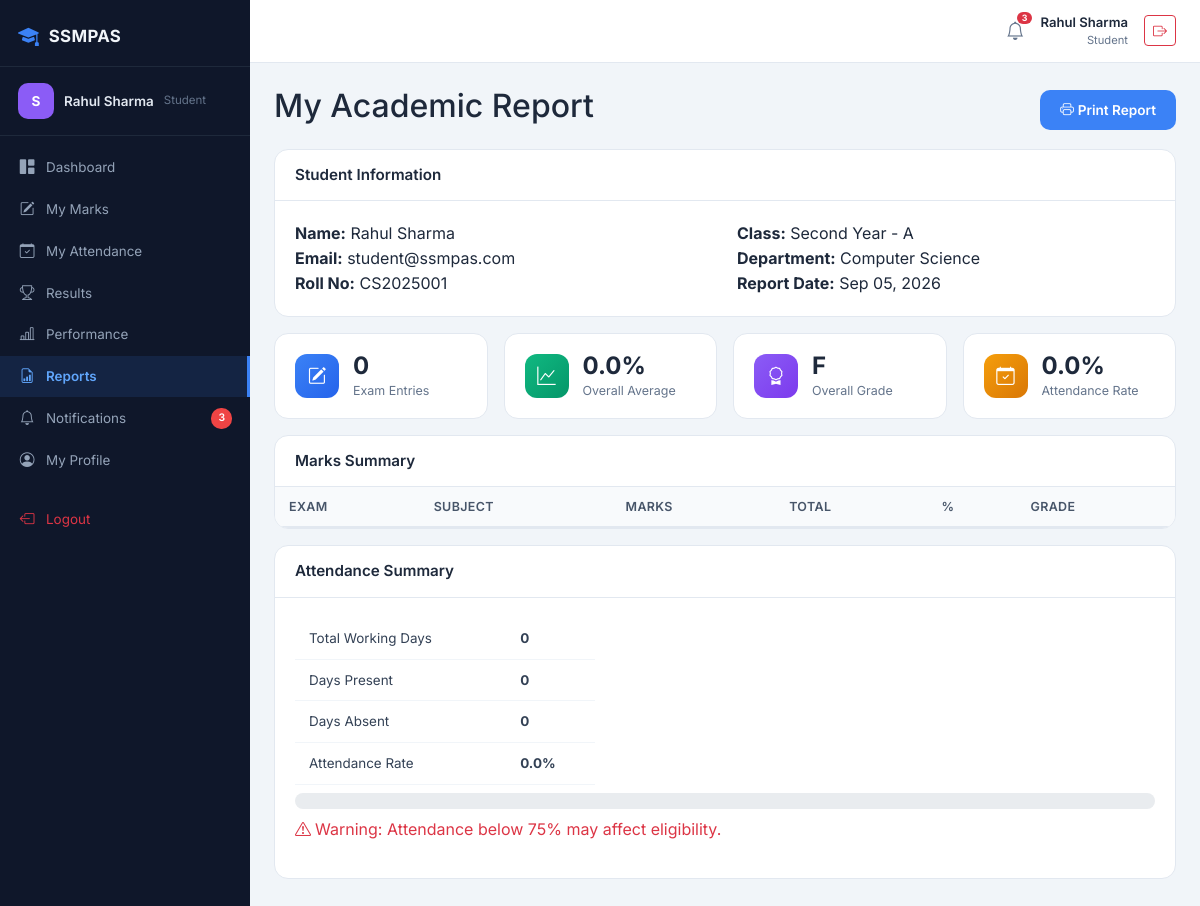
/student/reports.php (signed in), run on the app's committed database.
### tables this page shows
CREATE TABLE `students` (
    `id` INT AUTO_INCREMENT PRIMARY KEY,
    `user_id` INT DEFAULT NULL,
    `roll_no` VARCHAR(20) DEFAULT NULL,
    `name` VARCHAR(100) NOT NULL,
    `email` VARCHAR(150) DEFAULT NULL,
    `phone` VARCHAR(20) DEFAULT NULL,
    `class_id` INT DEFAULT NULL,
    `department_id` INT DEFAULT NULL,
    `date_of_birth` DATE DEFAULT NULL,
    `gender` ENUM('Male', 'Female', 'Other') DEFAULT NULL,
    `address` TEXT DEFAULT NULL,
    `admission_date` DATE DEFAULT NULL,
    `is_active` TINYINT(1) NOT NULL DEFAULT 1,
    `created_at` TIMESTAMP DEFAULT CURRENT_TIMESTAMP,
    `updated_at` TIMESTAMP DEFAULT CURRENT_TIMESTAMP ON UPDATE CURRENT_TIMESTAMP,
    INDEX `idx_class` (`class_id`),
    INDEX `idx_dept` (`department_id`),
    INDEX `idx_roll_no` (`roll_no`),
    INDEX `idx_user` (`user_id`),
    FOREIGN KEY (`user_id`) REFERENCES `users`(`id`) ON DELETE SET NULL,
    FOREIGN KEY (`class_id`) REFERENCES `classes`(`id`) ON DELETE SET NULL,
    FOREIGN KEY (`department_id`) REFERENCES `departments`(`id`) ON DELETE SET NULL
);

CREATE TABLE `classes` (
    `id` INT AUTO_INCREMENT PRIMARY KEY,
    `name` VARCHAR(50) NOT NULL,
    `section` VARCHAR(20) DEFAULT NULL,
    `department_id` INT DEFAULT NULL,
    `academic_year` VARCHAR(20) NOT NULL,
    `is_active` TINYINT(1) NOT NULL DEFAULT 1,
    `created_at` TIMESTAMP DEFAULT CURRENT_TIMESTAMP,
    `updated_at` TIMESTAMP DEFAULT CURRENT_TIMESTAMP ON UPDATE CURRENT_TIMESTAMP,
    INDEX `idx_dept` (`department_id`),
    INDEX `idx_year` (`academic_year`),
    FOREIGN KEY (`department_id`) REFERENCES `departments`(`id`) ON DELETE SET NULL
);

CREATE TABLE `departments` (
    `id` INT AUTO_INCREMENT PRIMARY KEY,
    `name` VARCHAR(100) NOT NULL,
    `code` VARCHAR(20) NOT NULL,
    `description` TEXT DEFAULT NULL,
    `is_active` TINYINT(1) NOT NULL DEFAULT 1,
    `created_at` TIMESTAMP DEFAULT CURRENT_TIMESTAMP,
    `updated_at` TIMESTAMP DEFAULT CURRENT_TIMESTAMP ON UPDATE CURRENT_TIMESTAMP,
    UNIQUE KEY `uk_dept_code` (`code`)
);

### includes/helpers.php (called while the page is built, shortened)
<?php
function calculate_grade($percentage) {
    return 'F';
}
function e($string) {
    return htmlspecialchars($string ?? '', ENT_QUOTES, 'UTF-8');
}

### student/reports.php (the view, shortened to what this page needs)
<?php
include "../config/db.php";
include "../includes/helpers.php";
include "../includes/header.php";
include "../includes/sidebar_student.php";
include "../includes/topbar.php";
$student_id = $conn->prepare("SELECT id FROM students WHERE user_id=?"); $student_id->execute([$_SESSION['user_id']]); $student_id=$student_id->fetch();
$sid=$student_id['id'];
$student = $conn->prepare("SELECT s.*, c.name AS class_name, c.section, d.name AS dept_name FROM students s LEFT JOIN classes c ON s.class_id=c.id LEFT JOIN departments d ON s.department_id=d.id WHERE s.id=?");
$student->execute([$sid]); $student=$student->fetch();
$marks = $conn->prepare("SELECT m.*, e.name AS exam_name FROM marks m LEFT JOIN exams e ON m.exam_id=e.id WHERE m.student_id=? ORDER BY m.created_at DESC"); $marks->execute([$sid]); $marks=$marks->fetchAll();
$total_obtained = array_sum(array_column($marks,'marks_obtained'));
$total_possible = array_sum(array_column($marks,'total_marks'));
$avg = $total_possible>0?round($total_obtained*100.0/$total_possible,1):'0.0';
$att = $conn->prepare("SELECT COUNT(*) AS total, SUM(CASE WHEN status='Present' THEN 1 ELSE 0 END) AS present_cnt, SUM(CASE WHEN status='Absent' THEN 1 ELSE 0 END) AS absent_cnt FROM attendance WHERE student_id=?"); $att->execute([$sid]); $att=$att->fetch();
$att_pct = $att['total']>0?round($att['present_cnt']*100.0/$att['total'],1):'0.0';
?>
<div class="layout"><div class="main-content"><div class="content">
<div class="d-flex justify-content-between align-items-center mb-3">
    <h2>My Academic Report</h2>
    <button class="btn btn-primary-blue" onclick="window.print()"><i class="bi bi-printer me-1"></i>Print Report</button>
</div>
<div class="panel mb-3">
    <div class="panel-header"><h3>Student Information</h3></div>
    <div class="panel-body">
        <div class="row">
            <div class="col-md-6"><strong>Name:</strong> <?= e($student['name']) ?><br><strong>Email:</strong> <?= e($student['email']??'-') ?><br><strong>Roll No:</strong> <?= e($student['roll_no']??'-') ?></div>
            <div class="col-md-6"><strong>Class:</strong> <?= e(($student['class_name']??'-').($student['section']?' - '.$student['section']:'')) ?><br><strong>Department:</strong> <?= e($student['dept_name']??'-') ?><br><strong>Report Date:</strong> <?= date('M d, Y') ?></div>
        </div>
    </div>
</div>
<div class="stats-row mb-3">
    <div class="stat-card"><div class="stat-icon blue"><i class="bi bi-pencil-square"></i></div><div class="stat-info"><h3><?= count($marks) ?></h3><p>Exam Entries</p></div></div>
    <div class="stat-card"><div class="stat-icon green"><i class="bi bi-graph-up"></i></div><div class="stat-info"><h3><?= $avg ?>%</h3><p>Overall Average</p></div></div>
    <div class="stat-card"><div class="stat-icon purple"><i class="bi bi-award"></i></div><div class="stat-info"><h3><?= calculate_grade($avg) ?></h3><p>Overall Grade</p></div></div>
    <div class="stat-card"><div class="stat-icon yellow"><i class="bi bi-calendar-check"></i></div><div class="stat-info"><h3><?= $att_pct ?>%</h3><p>Attendance Rate</p></div></div>
</div>
<div class="panel mb-3"><div class="panel-header"><h3>Marks Summary</h3></div><div class="panel-body p-0"><div class="table-responsive">
<table class="data-table"><thead><tr><th>Exam</th><th>Subject</th><th>Marks</th><th>Total</th><th>%</th><th>Grade</th></tr></thead></table></div></div></div>
<div class="panel mb-3"><div class="panel-header"><h3>Attendance Summary</h3></div><div class="panel-body">
<table class="data-table" style="max-width:300px">
<tr><td>Total Working Days</td><td><strong><?= $att['total']??0 ?></strong></td></tr>
<tr><td>Days Present</td><td><strong><?= $att['present_cnt']??0 ?></strong></td></tr>
<tr><td>Days Absent</td><td><strong><?= $att['absent_cnt']??0 ?></strong></td></tr>
<tr><td>Attendance Rate</td><td><strong><?= $att_pct ?>%</strong></td></tr>
</table>
<div class="progress mt-2" style="height:16px;border-radius:8px"><div class="progress-bar bg-<?= $att_pct>=75?'success':'danger' ?>" style="width:<?= $att_pct ?>%"><?= $att_pct ?>%</div></div>
<?php if($att_pct<75): ?><p class="text-danger mt-2"><i class="bi bi-exclamation-triangle me-1"></i>Warning: Attendance below 75% may affect eligibility.</p><?php endif; ?>
</div></div>
</div></div></div>

### assets/css/dashboard.css (style rules this page uses)
*,*::before,*::after { box-sizing:border-box;margin:0;padding:0 }
html { scroll-behavior:smooth }
body { font-family:'Inter','Segoe UI',sans-serif;background:#f1f5f9;color:#1e293b;line-height:1.55;overflow-x:hidden }
.layout { display:flex;min-height:100vh }
.main-content { flex:1;margin-left:250px;padding:0;display:flex;flex-direction:column;min-height:100vh }
.content { padding:24px;flex:1 }
.stats-row { display:grid;grid-template-columns:repeat(auto-fit,minmax(200px,1fr));gap:16px;margin-bottom:24px }
.stat-card { background:#fff;border:1px solid #e2e8f0;border-radius:14px;padding:18px 20px;display:flex;align-items:center;gap:14px;transition:.2s }
.stat-icon { width:44px;height:44px;border-radius:12px;display:flex;align-items:center;justify-content:center;font-size:1.15rem;color:#fff;flex-shrink:0 }
.stat-icon.blue { background:linear-gradient(135deg,#3b82f6,#2563eb) }
.stat-icon.green { background:linear-gradient(135deg,#10b981,#059669) }
.stat-icon.yellow { background:linear-gradient(135deg,#f59e0b,#d97706) }
.stat-icon.purple { background:linear-gradient(135deg,#8b5cf6,#7c3aed) }
.stat-info h3 { font-size:1.5rem;font-weight:700;color:#1e293b;margin:0 }
.stat-info p { font-size:.78rem;color:#64748b;margin:0 }
.panel { background:#fff;border:1px solid #e2e8f0;border-radius:14px;overflow:hidden }
.panel-header { padding:16px 20px;border-bottom:1px solid #e2e8f0;display:flex;align-items:center;justify-content:space-between;flex-wrap:wrap;gap:8px }
.panel-header h2,.panel-header h3 { font-size:.95rem;font-weight:600;margin:0 }
.panel-body { padding:20px }
.data-table { width:100%;border-collapse:collapse;font-size:.84rem }
.data-table thead th { background:#f8fafc;border-bottom:2px solid #e2e8f0;padding:10px 14px;text-align:left;font-weight:600;color:#475569;font-size:.78rem;text-transform:uppercase;letter-spacing:.03em;white-space:nowrap }
.data-table tbody td { padding:10px 14px;border-bottom:1px solid #f1f5f9;color:#334155;vertical-align:middle }
.btn-primary-blue { background:#3b82f6;color:#fff;border:none;border-radius:10px;padding:10px 20px;font-size:.85rem;font-weight:600;transition:.2s }

### data on the page
students: name "Rahul Sharma", email "student@ssmpas.com", roll_no "CS2025001", class.section "Second Year - A", department.name "Computer Science"

### other printed values
$_SESSION['name'] "Rahul Sharma"
$noti_count "3"
$_SESSION['role'] "Student"
count($marks) "0"
$avg "0.0"
calculate_grade($avg) "F"
$att_pct "0.0"
$att['total'] "0"
$att['present_cnt'] "0"
$att['absent_cnt'] "0"
